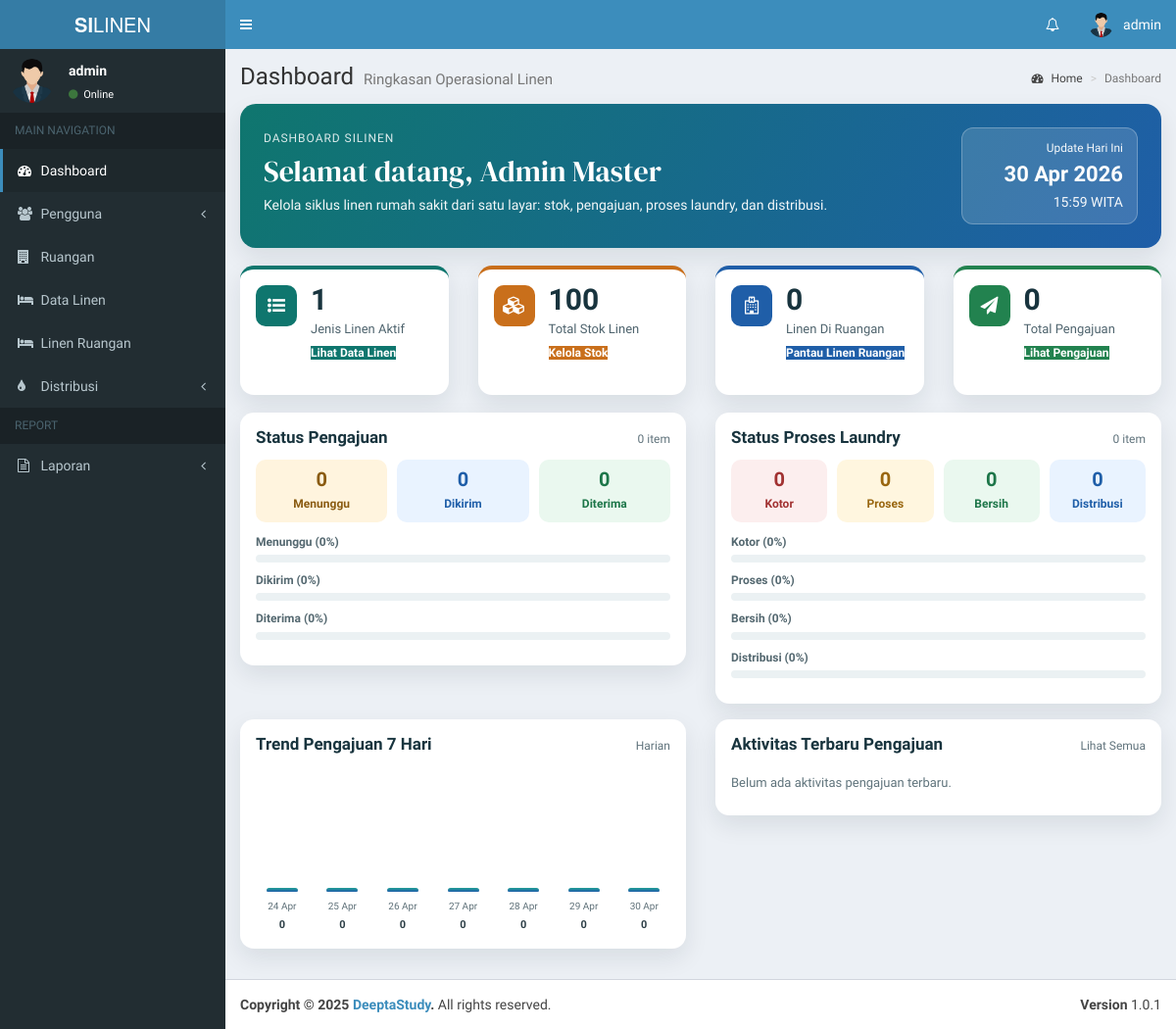
The page /admin/ (signed in) on the database as committed earlier.
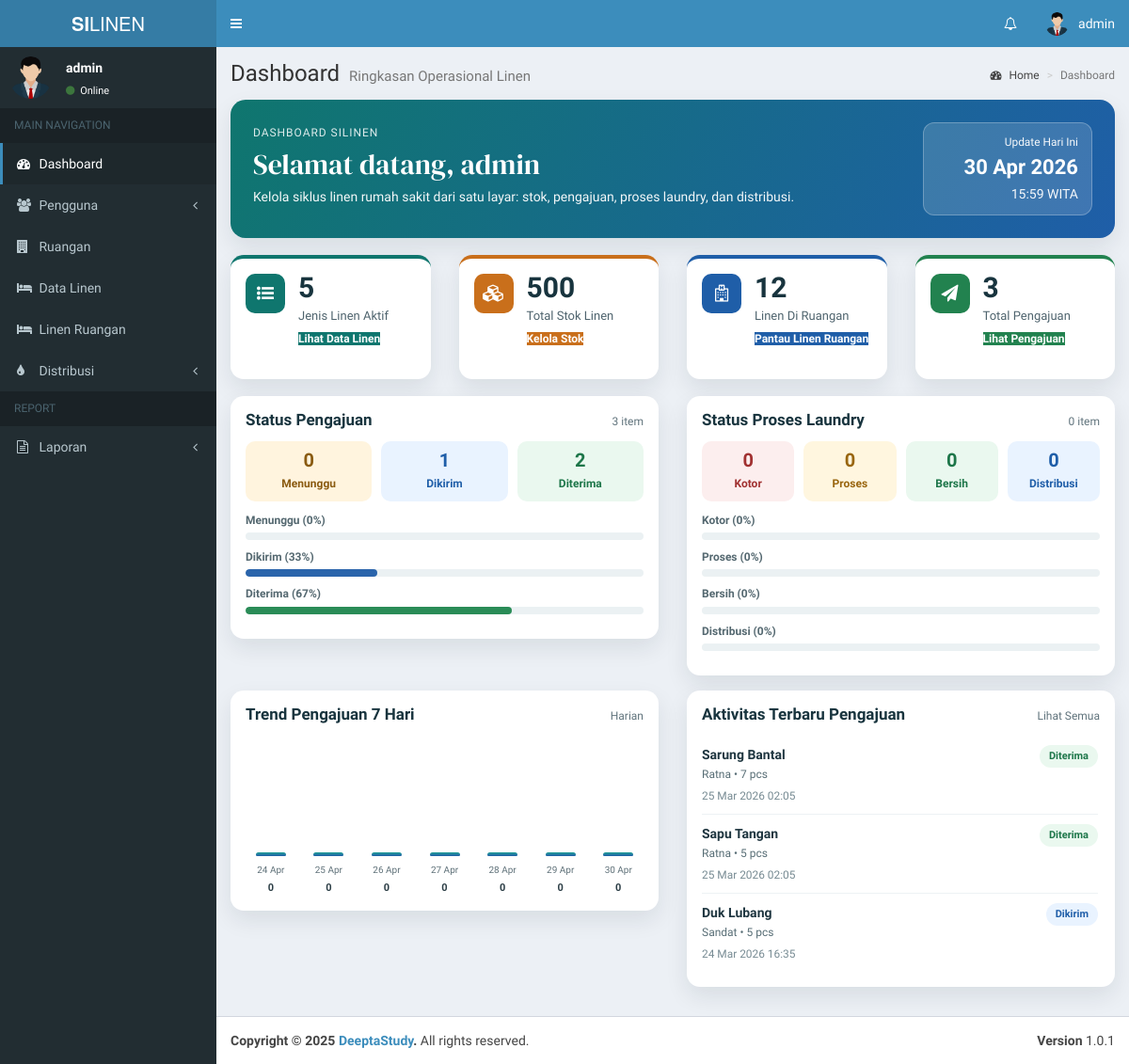
The same page on the database as committed later.
### tables this page shows
CREATE TABLE `users` (
  `id` int(11) NOT NULL,
  `nama` varchar(100) NOT NULL,
  `username` varchar(100) NOT NULL,
  `email` varchar(100) NOT NULL,
  `password` varchar(100) NOT NULL,
  `hak_akses` varchar(25) NOT NULL,
  `status` int(11) NOT NULL,
  `status_ruangan` int(11) DEFAULT NULL
);

CREATE TABLE `pengajuan` (
  `id` int(11) NOT NULL,
  `id_linen` int(11) NOT NULL,
  `id_ruangan` int(11) NOT NULL,
  `jumlah` int(11) NOT NULL,
  `tanggal` datetime NOT NULL,
  `keterangan` text NOT NULL,
  `status` int(11) NOT NULL
);

CREATE TABLE `linen` (
  `id` int(11) NOT NULL,
  `kode_linen` varchar(15) NOT NULL,
  `nama_linen` varchar(199) NOT NULL,
  `gambar` varchar(199) NOT NULL,
  `jumlah_linen` int(11) NOT NULL,
  `sisa_linen` int(11) NOT NULL,
  `tanggal` datetime NOT NULL,
  `status` int(11) NOT NULL,
  `updated_at` datetime NOT NULL
);

CREATE TABLE `ruangan` (
  `id` int(11) NOT NULL,
  `id_user` int(11) DEFAULT NULL,
  `nama_ruangan` varchar(199) NOT NULL,
  `telp_ruangan` varchar(15) NOT NULL,
  `status` int(11) NOT NULL
);

### admin/index.php (the view, shortened to what the changed rows need)
<?php
    include '../koneksi.php';
    $username = $_SESSION['username'];
    $query = mysqli_query($koneksi, "SELECT * FROM users WHERE username = '$username'");
    $row = mysqli_fetch_assoc($query);
    $additionalCSS = [
        '../assets/dist/css/dashboard-silinen.css'
    ];
    $safeCount = function ($sql, $field = 'total') use ($koneksi) {
        try {
            $result = mysqli_query($koneksi, $sql);
            if (!$result) {
                return 0;
            }
            $data = mysqli_fetch_assoc($result);
            return isset($data[$field]) ? (int) $data[$field] : 0;
        } catch (Exception $e) {
            return 0;
        }
    };
    $totalJenisLinen = $safeCount("SELECT COUNT(*) AS total FROM linen WHERE status = 1");
    $totalStokLinen = $safeCount("SELECT COALESCE(SUM(jumlah_linen), 0) AS total FROM linen WHERE status = 1");
    $totalLinenDiRuangan = $safeCount("SELECT COALESCE(SUM(jumlah_linen), 0) AS total FROM linen_ruangan WHERE status = 1");
    $pengajuanBaru = $safeCount("SELECT COUNT(*) AS total FROM pengajuan WHERE status = 1");
    $pengajuanDikirim = $safeCount("SELECT COUNT(*) AS total FROM pengajuan WHERE status = 2");
    $pengajuanDiterima = $safeCount("SELECT COUNT(*) AS total FROM pengajuan WHERE status = 3");
    $trendMap = [];
    $trendLabels = [];
    $trendData = [];
    for ($i = 6; $i >= 0; $i--) {
        $dateKey = date('Y-m-d', strtotime("-$i day"));
        $trendLabels[] = date('d M', strtotime($dateKey));
        $trendData[] = isset($trendMap[$dateKey]) ? $trendMap[$dateKey] : 0;
    }
    $maxTrend = max($trendData);
    if ($maxTrend < 1) {
        $maxTrend = 1;
    }
    $aktivitasQuery = mysqli_query(
        $koneksi,
        "SELECT p.id, p.tanggal, p.jumlah, p.status, p.keterangan, l.nama_linen, r.nama_ruangan
         FROM pengajuan p
         LEFT JOIN linen l ON p.id_linen = l.id
         LEFT JOIN ruangan r ON p.id_ruangan = r.id
         ORDER BY p.tanggal DESC
         LIMIT 5"
    );
    $totalPengajuan = $pengajuanBaru + $pengajuanDikirim + $pengajuanDiterima;
    $pengajuanPctDikirim = $totalPengajuan > 0 ? round(($pengajuanDikirim / $totalPengajuan) * 100) : 0;
    $pengajuanPctDiterima = $totalPengajuan > 0 ? round(($pengajuanDiterima / $totalPengajuan) * 100) : 0;
    $pageTitle = "Dashboard";
    $pageDesc = "Ringkasan Operasional Linen";
?>
<section class="content">
    <div class="silinen-dashboard">
        <div class="silinen-hero">
            <div>
                <span class="silinen-eyebrow">Dashboard SiLinen</span>
                <h2>Selamat datang, <?= htmlspecialchars($row['nama']) ?></h2>
                <p>Kelola siklus linen rumah sakit dari satu layar: stok, pengajuan, proses laundry, dan distribusi.</p>
            </div>
        </div>
        <div class="row silinen-stats-row">
            <div class="col-lg-3 col-sm-6">
                <div class="silinen-stat-card stat-teal">
                    <div>
                        <h3><?= number_format($totalJenisLinen) ?></h3>
                        <p>Jenis Linen Aktif</p>
                        <a href="data_linen.php">Lihat Data Linen</a>
                    </div>
                </div>
            </div>
            <div class="col-lg-3 col-sm-6">
                <div class="silinen-stat-card stat-orange">
                    <div>
                        <h3><?= number_format($totalStokLinen) ?></h3>
                        <p>Total Stok Linen</p>
                        <a href="data_linen.php">Kelola Stok</a>
                    </div>
                </div>
            </div>
            <div class="col-lg-3 col-sm-6">
                <div class="silinen-stat-card stat-blue">
                    <div>
                        <h3><?= number_format($totalLinenDiRuangan) ?></h3>
                        <p>Linen Di Ruangan</p>
                        <a href="linen_ruangan.php">Pantau Linen Ruangan</a>
                    </div>
                </div>
            </div>
            <div class="col-lg-3 col-sm-6">
                <div class="silinen-stat-card stat-green">
                    <div>
                        <h3><?= number_format($totalPengajuan) ?></h3>
                        <p>Total Pengajuan</p>
                        <a href="data_pengajuan.php">Lihat Pengajuan</a>
                    </div>
                </div>
            </div>
        </div>
        <div class="row">
            <div class="col-md-6">
                <div class="silinen-panel">
                    <div class="panel-head">
                        <h4>Status Pengajuan</h4>
                        <span><?= number_format($totalPengajuan) ?> item</span>
                    </div>
                    <div class="status-grid">
                        <div class="status-chip chip-info">
                            <strong><?= number_format($pengajuanDikirim) ?></strong>
                            <span>Dikirim</span>
                        </div>
                        <div class="status-chip chip-ok">
                            <strong><?= number_format($pengajuanDiterima) ?></strong>
                            <span>Diterima</span>
                        </div>
                    </div>
                    <div class="silinen-progress-list">
                        <div>
                            <label>Dikirim (<?= $pengajuanPctDikirim ?>%)</label>
                            <div class="silinen-progress"><span class="bar-info" style="width: <?= $pengajuanPctDikirim ?>%"></span></div>
                        </div>
                        <div>
                            <label>Diterima (<?= $pengajuanPctDiterima ?>%)</label>
                            <div class="silinen-progress"><span class="bar-ok" style="width: <?= $pengajuanPctDiterima ?>%"></span></div>
                        </div>
                    </div>
                </div>
            </div>
        </div>
        <div class="row">
            <div class="col-md-6">
                <div class="silinen-panel">
                    <div class="silinen-chart-bars">
                        <?php foreach ($trendData as $index => $value): ?>
                            <?php $height = round(($value / $maxTrend) * 120); ?>
                            <div class="chart-bar-item">
                                <div class="bar" style="height: <?= $height ?>px" title="<?= $trendLabels[$index] ?>: <?= $value ?>"></div>
                                <small><?= $trendLabels[$index] ?></small>
                                <span><?= $value ?></span>
                            </div>
                        <?php endforeach; ?>
                    </div>
                </div>
            </div>
            <div class="col-md-6">
                <div class="silinen-panel">
                    <div class="silinen-activity-list">
                        <?php if ($aktivitasQuery && mysqli_num_rows($aktivitasQuery) > 0): ?>
                            <?php while ($aktivitas = mysqli_fetch_assoc($aktivitasQuery)): ?>
                                <?php
                                    $statusMap = [
                                        1 => ['label' => 'Menunggu', 'class' => 'tag-warn'],
                                        2 => ['label' => 'Dikirim', 'class' => 'tag-info'],
                                        3 => ['label' => 'Diterima', 'class' => 'tag-ok']
                                    ];
                                    $statusAktif = isset($statusMap[$aktivitas['status']])
                                        ? $statusMap[$aktivitas['status']]
                                        : ['label' => 'Unknown', 'class' => 'tag-default'];
                                ?>
                                <div class="activity-item">
                                    <div>
                                        <strong><?= htmlspecialchars($aktivitas['nama_linen']) ?></strong>
                                        <p><?= htmlspecialchars($aktivitas['nama_ruangan']) ?> • <?= (int) $aktivitas['jumlah'] ?> pcs</p>
                                        <small><?= date('d M Y H:i', strtotime($aktivitas['tanggal'])) ?></small>
                                    </div>
                                    <span class="status-tag <?= $statusAktif['class'] ?>"><?= $statusAktif['label'] ?></span>
                                </div>
                            <?php endwhile; ?>
                        <?php else: ?>
                            <p class="empty-state">Belum ada aktivitas pengajuan terbaru.</p>
                        <?php endif; ?>
                    </div>
                </div>
            </div>
        </div>
    </div>
</section>
<?php
    $content = ob_get_clean();
    include __DIR__ . '/../layouts/header.php';
    echo $content;
    include __DIR__ . '/../layouts/footer.php';
?>

### layouts/header.php (shortened to what the changed rows need)
<?php
include '../koneksi.php';
$username = $_SESSION['username'];
$query = mysqli_query($koneksi, "SELECT * FROM users WHERE username = '$username'");
$row = mysqli_fetch_assoc($query);
?>
<!DOCTYPE html>
<html>
<head>
    <link rel="stylesheet" href="../assets/bootstrap/css/bootstrap.min.css">
    <link rel="stylesheet" href="https://maxcdn.bootstrapcdn.com/font-awesome/4.4.0/css/font-awesome.min.css">
    <link rel="stylesheet" href="https://code.ionicframework.com/ionicons/2.0.1/css/ionicons.min.css">
    <link rel="stylesheet" href="../assets/dist/css/AdminLTE.min.css">
    <link rel="stylesheet" href="../assets/dist/css/skins/_all-skins.min.css">
    <link rel="stylesheet" href="../assets/plugins/iCheck/flat/blue.css">
    <link rel="stylesheet" href="../assets/plugins/morris/morris.css">
    <link rel="stylesheet" href="../assets/plugins/jvectormap/jquery-jvectormap-1.2.2.css">
    <?php if (!empty($additionalCSS)): ?>
        <?php foreach ($additionalCSS as $css): ?>
            <link rel="stylesheet" href="<?= htmlspecialchars($css) ?>">
        <?php endforeach; ?>
    <?php endif; ?>
</head>
<body class="hold-transition skin-blue sidebar-mini">
    <div class="wrapper">
        <header class="main-header">
            <nav class="navbar navbar-static-top" role="navigation">
                <div class="navbar-custom-menu">
                    <ul class="nav navbar-nav">
                        <li class="dropdown user user-menu">
                            <a href="#" class="dropdown-toggle" data-toggle="dropdown">
                                <img src="../assets/images/avatar.png" class="user-image" alt="User Image">
                                <span class="hidden-xs"><?= $row['username']; ?></span>
                            </a>
                        </li>
                    </ul>
                </div>
            </nav>
        </header>
        <div class="content-wrapper">
            <section class="content-header">
                <h1>
                    <?php echo isset($pageTitle) ? $pageTitle : 'Dashboard'; ?>
                    <small><?php echo isset($pageDesc) ? $pageDesc : 'Control Panel'; ?></small>
                </h1>
            </section>
            <?php include __DIR__ . '/navigation.php'; ?>

### layouts/navigation.php (shortened to what the changed rows need)
<aside class="main-sidebar">
    <section class="sidebar">
        <div class="user-panel">
            <div class="pull-left info">
                <p><?= $row['username']; ?></p>
                <a href="#"><i class="fa fa-circle text-success"></i> Online</a>
            </div>
        </div>
    </section>
</aside>

Rows that differ between the two databases and show on the page:
changed users "admin": nama "Admin Master" → "admin"
added pengajuan: id_linen.nama_linen "Sarung Bantal", id_ruangan.nama_ruangan "Ratna", jumlah "7", tanggal "25 Mar 2026 02:05", status "Diterima"
added pengajuan: id_linen.nama_linen "Sapu Tangan", id_ruangan.nama_ruangan "Ratna", jumlah "5", tanggal "25 Mar 2026 02:05", status "Diterima"
added pengajuan: id_linen.nama_linen "Duk Lubang", id_ruangan.nama_ruangan "Sandat", jumlah "5", tanggal "24 Mar 2026 16:35", status "Dikirim"
Other text that changed with them:
$totalJenisLinen: "1" → "5"
$totalStokLinen: "100" → "500"
$totalLinenDiRuangan: "0" → "12"
$totalPengajuan: "0" → "3"
$pengajuanDikirim: "0" → "1"
$pengajuanDiterima: "0" → "2"
$pengajuanPctDikirim: "0" → "33"
$pengajuanPctDiterima: "0" → "67"
text no longer shown: "Belum ada aktivitas pengajuan terbaru."
